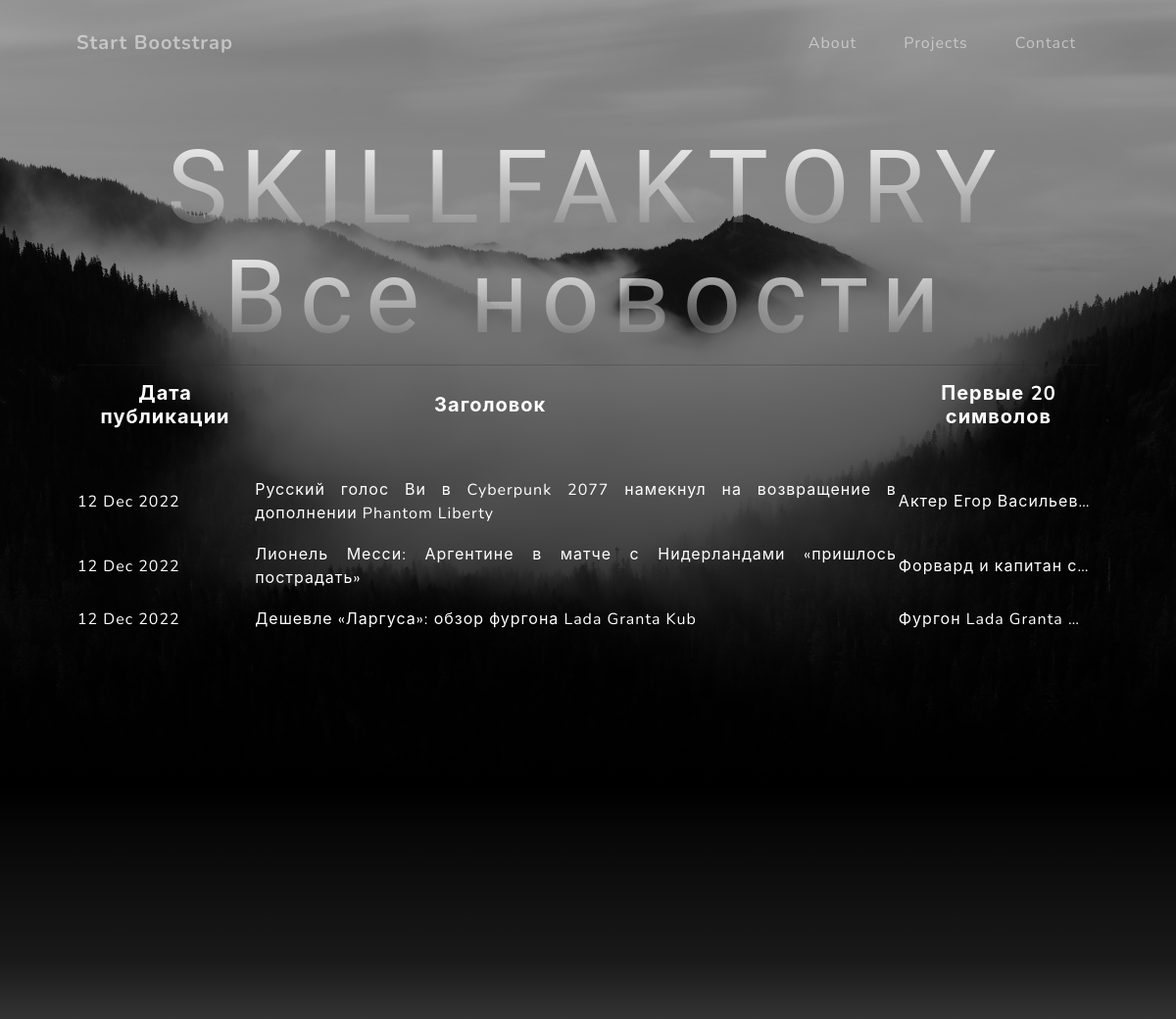
Page /news/ on the committed database.
### news/models.py (models this page shows, shortened)
class Post(models.Model):
    news = "NS"
    papers = "PP"
    event_choose = [(news, "Новость"), (papers, "Статья")]
    post_author = models.ForeignKey(Author, on_delete=models.CASCADE)
    categories = models.ManyToManyField(Category, through=PostCategory)
    time_in_post = models.DateTimeField(auto_now_add=True)
    event = models.CharField(choices=event_choose, max_length=2)
    title = models.CharField(max_length=199)
    post_text = models.TextField()
    post_rating = models.IntegerField(default=0)

### news/views.py (the view)
# urls.py: path('', PostList.as_view()),
class PostList(ListView):
      model = Post
      template_name = 'news.html'
      context_object_name = 'post'

### templates/news.html (shortened to what this page needs)
{% extends 'flatpages/default.html' %}
{% block content %}
   <h1>Все новости</h1>
   <hr>
    <span style="color: #ffffff;">
   {% if post %}
       <table>
           <tr>
               <td><h2><strong>Дата публикации</strong></h2><p>&nbsp;</p></td>
               <td><h2><strong>Заголовок</strong></h2><p>&nbsp;</p></td>
               <td><h2><strong>Первые 20 символов</strong></h2><p>&nbsp;</p></td>
           </tr>
           {% for postss in post %}
               <td><p style="text-align: justify;">{{ postss.time_in_post|date:'d M Y'  }}</p></td>
               <td><p style="text-align: justify;">{{ postss.title}}</p></td>
               <td><p style="text-align: justify;">{{ postss.post_text|truncatechars:20 }}</p></td>
           {% endfor %}
      </table>
   {% else %}
       <h2>Новостей нет!</h2>
   {% endif %}</span>
{% endblock content %}

### rows in the picture
Post: time_in_post "12 Dec 2022", title "Русский голос Ви в Cyberpunk 2077 намекнул на возвращение в дополнении Phantom Liberty", post_text "Актер Егор Васильев…"
Post: time_in_post "12 Dec 2022", title "Лионель Месси: Аргентине в матче с Нидерландами «пришлось пострадать»", post_text "Форвард и капитан с…"
Post: time_in_post "12 Dec 2022", title "Дешевле «Ларгуса»: обзор фургона Lada Granta Kub", post_text "Фургон Lada Granta …"
